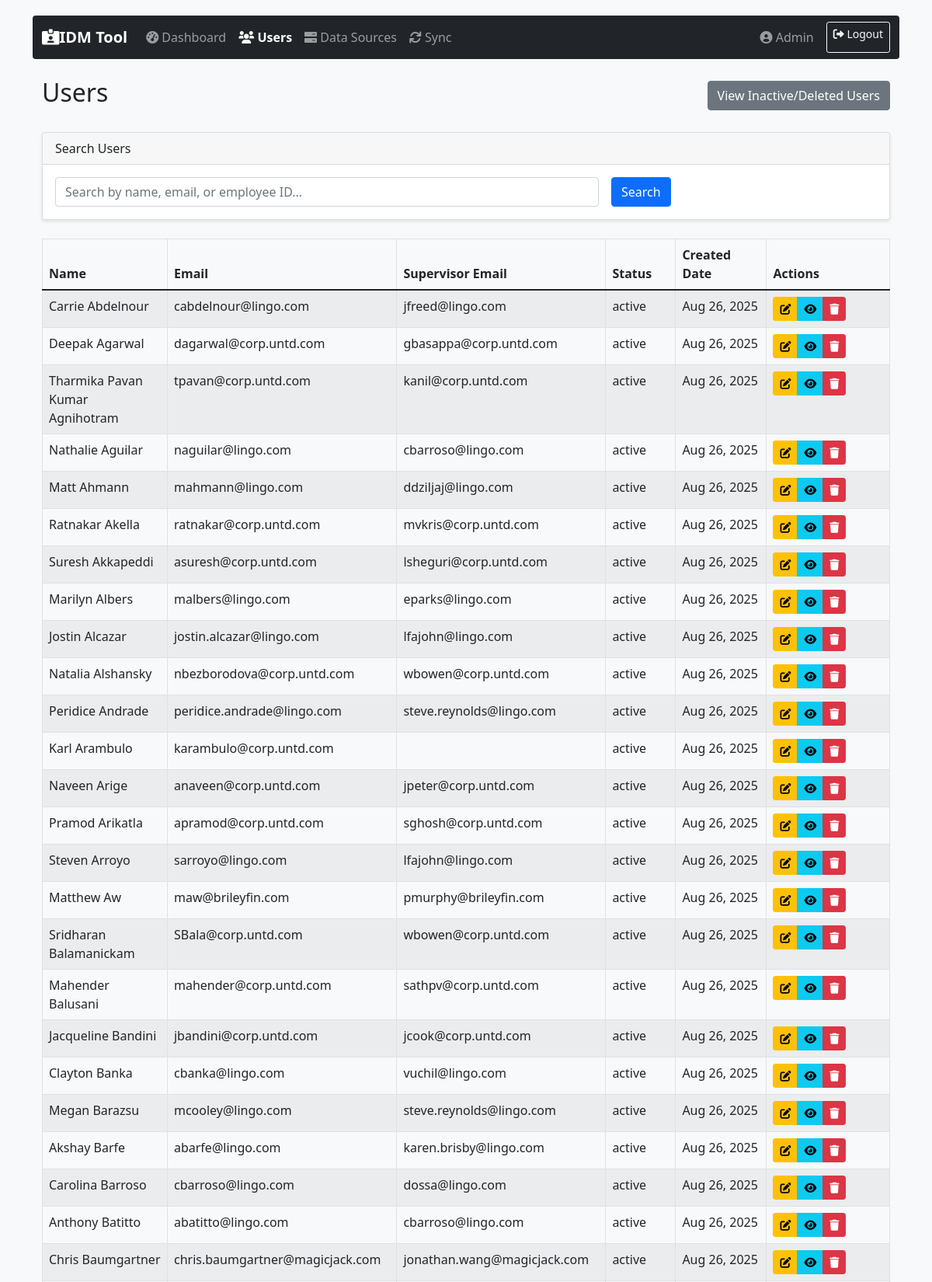
The page /users.php (upper part) on the database its author committed.
### tables this page shows
CREATE TABLE `users` (
  `id` int(11) NOT NULL AUTO_INCREMENT,
  `employee_id` varchar(50) DEFAULT NULL,
  `first_name` varchar(100) DEFAULT NULL,
  `last_name` varchar(100) DEFAULT NULL,
  `email` varchar(255) DEFAULT NULL,
  `status` enum('active','inactive','terminated') DEFAULT 'active',
  `created_at` timestamp NOT NULL DEFAULT current_timestamp(),
  `updated_at` timestamp NOT NULL DEFAULT current_timestamp() ON UPDATE current_timestamp(),
  `supervisor` varchar(255) DEFAULT NULL,
  `supervisor_email` varchar(255) DEFAULT NULL,
  PRIMARY KEY (`id`),
  UNIQUE KEY `email` (`email`)
);

### users.php (the view, shortened to what this page needs)
<?php
require_once 'config/database.php';
require_once 'lib/CorrelationEngine.php';
include 'templates/header.php';
$db = new PDO("mysql:host=$dbHost;dbname=$dbName", $dbUser, $dbPass);
$searchTerm = '';
if (!empty($searchTerm)) {
    $sql = "SELECT * FROM users WHERE
            first_name LIKE ? OR
            last_name LIKE ? OR
            email LIKE ? OR
            employee_id LIKE ? OR
            CONCAT(first_name, ' ', last_name) LIKE ?
            ORDER BY last_name, first_name";
    $searchPattern = '%' . $searchTerm . '%';
    $stmt = $db->prepare($sql);
    $stmt->execute([$searchPattern, $searchPattern, $searchPattern, $searchPattern, $searchPattern]);
} else {
    $stmt = $db->query("SELECT * FROM users ORDER BY last_name, first_name");
}
$users = $stmt->fetchAll(PDO::FETCH_ASSOC);
?>
<div class="container mt-4">
    <div class="d-flex justify-content-between align-items-center mb-4">
        <h2>Users</h2>
        <a href="inactive_users.php" class="btn btn-secondary">View Inactive/Deleted Users</a>
    </div>
    <div class="card mb-4">
        <div class="card-header">Search Users</div>
        <div class="card-body">
            <form method="get" class="row g-3">
                <div class="col-md-8">
                    <input type="text" name="search" class="form-control"
                           placeholder="Search by name, email, or employee ID..."
                           value="<?= htmlspecialchars($searchTerm ?? '') ?>">
                </div>
                <div class="col-md-4">
                    <button type="submit" class="btn btn-primary">Search</button>
                </div>
            </form>
        </div>
    </div>
    <table class="table table-bordered table-striped">
        <thead>
            <tr>
                <th style="width: 15%">Name</th>
                <th style="width: 20%">Email</th>
                <th style="width: 15%">Supervisor Email</th>
                <th style="width: 10%">Status</th>
                <th style="width: 15%">Created Date</th>
                <th style="width: 20%">Actions</th>
            </tr>
        </thead>
        <tbody>
            <?php if (empty($users)): ?>
                <tr>
                    <td colspan="5" class="text-center">
                        <?= !empty($searchTerm) ? 'No users found matching your search.' : 'No users found.' ?>
                    </td>
                </tr>
            <?php else: ?>
                <?php foreach ($users as $user): ?>
                    <tr>
                        <td>
                            <?= htmlspecialchars($user['first_name'] . ' ' . $user['last_name']) ?>
                        </td>
                        <td><?= htmlspecialchars($user['email']) ?></td>
                        <td><?= htmlspecialchars($user['supervisor_email'] ?? '') ?></td>
                        <td><?= htmlspecialchars($user['status']) ?></td>
                        <td><?= !empty($user['created_at']) ? date('M j, Y', strtotime($user['created_at'])) : ''  ?></td>
                        <td>
                            <div class="btn-group btn-group-sm">
                                <a href="users.php?edit=<?= $user['id'] ?><?= !empty($searchTerm) ? '&search=' . urlencode($searchTerm) : '' ?>"
                                   class="btn btn-warning"><i class="fas fa-edit"></i></a>
                                <a href="user_detail.php?id=<?= $user['id'] ?>"
                                   class="btn btn-info"><i class="fas fa-eye"></i></a>
                                <a href="users.php?delete=<?= $user['id'] ?><?= !empty($searchTerm) ? '&search=' . urlencode($searchTerm) : '' ?>"
                                   class="btn btn-danger"
                                   onclick="return confirm('Delete this user and all linked accounts?')"><i class="fas fa-trash"></i></a>
                            </div>
                        </td>
                    </tr>
                <?php endforeach; ?>
            <?php endif; ?>
        </tbody>
    </table>
</div>
<?php include 'templates/footer.php'; ?>

### templates/header.php (style rules this page uses)
body { padding-top: 20px; background-color: #f8f9fa; }
.card { margin-bottom: 20px; box-shadow: 0 2px 4px rgba(0,0,0,.1); }

### rows shown on the page
users: first_name+last_name "Carrie Abdelnour", email "cabdelnour@lingo.com", supervisor_email "jfreed@lingo.com", status "active", created_at "Aug 26, 2025"
users: first_name+last_name "Deepak Agarwal", email "dagarwal@corp.untd.com", supervisor_email "gbasappa@corp.untd.com", status "active", created_at "Aug 26, 2025"
users: first_name+last_name "Tharmika Pavan Kumar Agnihotram", email "tpavan@corp.untd.com", supervisor_email "kanil@corp.untd.com", status "active", created_at "Aug 26, 2025"
users: first_name+last_name "Nathalie Aguilar", email "naguilar@lingo.com", supervisor_email "cbarroso@lingo.com", status "active", created_at "Aug 26, 2025"
users: first_name+last_name "Matt Ahmann", email "mahmann@lingo.com", supervisor_email "ddziljaj@lingo.com", status "active", created_at "Aug 26, 2025"
users: first_name+last_name "Ratnakar Akella", email "ratnakar@corp.untd.com", supervisor_email "mvkris@corp.untd.com", status "active", created_at "Aug 26, 2025"
users: first_name+last_name "Suresh Akkapeddi", email "asuresh@corp.untd.com", supervisor_email "lsheguri@corp.untd.com", status "active", created_at "Aug 26, 2025"
users: first_name+last_name "Marilyn Albers", email "malbers@lingo.com", supervisor_email "eparks@lingo.com", status "active", created_at "Aug 26, 2025"
users: first_name+last_name "Jostin Alcazar", email "jostin.alcazar@lingo.com", supervisor_email "lfajohn@lingo.com", status "active", created_at "Aug 26, 2025"
users: first_name+last_name "Natalia Alshansky", email "nbezborodova@corp.untd.com", supervisor_email "wbowen@corp.untd.com", status "active", created_at "Aug 26, 2025"
users: first_name+last_name "Peridice Andrade", email "peridice.andrade@lingo.com", supervisor_email "steve.reynolds@lingo.com", status "active", created_at "Aug 26, 2025"
users: first_name+last_name "Karl Arambulo", email "karambulo@corp.untd.com", status "active", created_at "Aug 26, 2025"
users: first_name+last_name "Naveen Arige", email "anaveen@corp.untd.com", supervisor_email "jpeter@corp.untd.com", status "active", created_at "Aug 26, 2025"
users: first_name+last_name "Pramod Arikatla", email "apramod@corp.untd.com", supervisor_email "sghosh@corp.untd.com", status "active", created_at "Aug 26, 2025"
users: first_name+last_name "Steven Arroyo", email "sarroyo@lingo.com", supervisor_email "lfajohn@lingo.com", status "active", created_at "Aug 26, 2025"
users: first_name+last_name "Matthew Aw", email "maw@brileyfin.com", supervisor_email "pmurphy@brileyfin.com", status "active", created_at "Aug 26, 2025"
users: first_name+last_name "Sridharan Balamanickam", email "SBala@corp.untd.com", supervisor_email "wbowen@corp.untd.com", status "active", created_at "Aug 26, 2025"
users: first_name+last_name "Mahender Balusani", email "mahender@corp.untd.com", supervisor_email "sathpv@corp.untd.com", status "active", created_at "Aug 26, 2025"
users: first_name+last_name "Jacqueline Bandini", email "jbandini@corp.untd.com", supervisor_email "jcook@corp.untd.com", status "active", created_at "Aug 26, 2025"
users: first_name+last_name "Clayton Banka", email "cbanka@lingo.com", supervisor_email "vuchil@lingo.com", status "active", created_at "Aug 26, 2025"
users: first_name+last_name "Megan Barazsu", email "mcooley@lingo.com", supervisor_email "steve.reynolds@lingo.com", status "active", created_at "Aug 26, 2025"
users: first_name+last_name "Akshay Barfe", email "abarfe@lingo.com", supervisor_email "karen.brisby@lingo.com", status "active", created_at "Aug 26, 2025"
users: first_name+last_name "Carolina Barroso", email "cbarroso@lingo.com", supervisor_email "dossa@lingo.com", status "active", created_at "Aug 26, 2025"
users: first_name+last_name "Anthony Batitto", email "abatitto@lingo.com", supervisor_email "cbarroso@lingo.com", status "active", created_at "Aug 26, 2025"
users: first_name+last_name "Chris Baumgartner", email "chris.baumgartner@magicjack.com", supervisor_email "jonathan.wang@magicjack.com", status "active", created_at "Aug 26, 2025"
